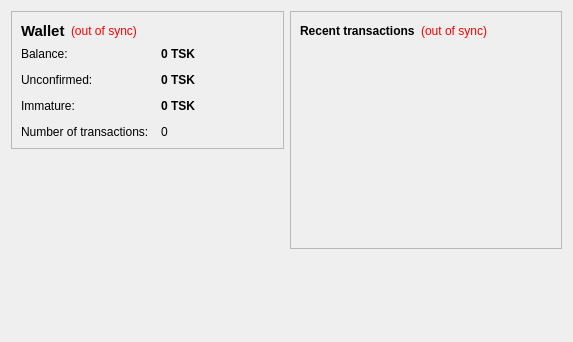
<?xml version="1.0" encoding="UTF-8"?>
<ui version="4.0">
 <class>OverviewPage</class>
 <widget class="QWidget" name="OverviewPage">
  <property name="geometry">
   <rect>
    <x>0</x>
    <y>0</y>
    <width>573</width>
    <height>342</height>
   </rect>
  </property>
  <property name="windowTitle">
   <string>Form</string>
  </property>
  <layout class="QHBoxLayout" name="horizontalLayout" stretch="1,1">
   <item>
    <layout class="QVBoxLayout" name="verticalLayout_2">
     <item>
      <widget class="QFrame" name="frame">
       <property name="frameShape">
        <enum>QFrame::StyledPanel</enum>
       </property>
       <property name="frameShadow">
        <enum>QFrame::Raised</enum>
       </property>
       <layout class="QVBoxLayout" name="verticalLayout_4">
        <item>
         <layout class="QHBoxLayout" name="horizontalLayout_4">
          <item>
           <widget class="QLabel" name="label_5">
            <property name="font">
             <font>
              <pointsize>11</pointsize>
              <weight>75</weight>
              <bold>true</bold>
             </font>
            </property>
            <property name="text">
             <string>Wallet</string>
            </property>
           </widget>
          </item>
          <item>
           <widget class="QLabel" name="labelWalletStatus">
            <property name="toolTip">
             <string>The displayed information may be out of date. Your wallet automatically synchronizes with the Testkojn network after a connection is established, but this process has not completed yet.</string>
            </property>
            <property name="styleSheet">
             <string notr="true">QLabel { color: red; }</string>
            </property>
            <property name="text">
             <string notr="true">(out of sync)</string>
            </property>
            <property name="alignment">
             <set>Qt::AlignLeading|Qt::AlignLeft|Qt::AlignVCenter</set>
            </property>
           </widget>
          </item>
          <item>
           <spacer name="horizontalSpacer_2">
            <property name="orientation">
             <enum>Qt::Horizontal</enum>
            </property>
            <property name="sizeHint" stdset="0">
             <size>
              <width>40</width>
              <height>20</height>
             </size>
            </property>
           </spacer>
          </item>
         </layout>
        </item>
        <item>
         <layout class="QFormLayout" name="formLayout_2">
          <property name="fieldGrowthPolicy">
           <enum>QFormLayout::AllNonFixedFieldsGrow</enum>
          </property>
          <property name="horizontalSpacing">
           <number>12</number>
          </property>
          <property name="verticalSpacing">
           <number>12</number>
          </property>
          <item row="0" column="0">
           <widget class="QLabel" name="label">
            <property name="text">
             <string>Balance:</string>
            </property>
           </widget>
          </item>
          <item row="0" column="1">
           <widget class="QLabel" name="labelBalance">
            <property name="font">
             <font>
              <weight>75</weight>
              <bold>true</bold>
             </font>
            </property>
            <property name="cursor">
             <cursorShape>IBeamCursor</cursorShape>
            </property>
            <property name="toolTip">
             <string>Your current balance</string>
            </property>
            <property name="text">
             <string notr="true">0 TSK</string>
            </property>
            <property name="textInteractionFlags">
             <set>Qt::LinksAccessibleByMouse|Qt::TextSelectableByKeyboard|Qt::TextSelectableByMouse</set>
            </property>
           </widget>
          </item>
          <item row="1" column="0">
           <widget class="QLabel" name="label_3">
            <property name="text">
             <string>Unconfirmed:</string>
            </property>
           </widget>
          </item>
          <item row="1" column="1">
           <widget class="QLabel" name="labelUnconfirmed">
            <property name="font">
             <font>
              <weight>75</weight>
              <bold>true</bold>
             </font>
            </property>
            <property name="cursor">
             <cursorShape>IBeamCursor</cursorShape>
            </property>
            <property name="toolTip">
             <string>Total of transactions that have yet to be confirmed, and do not yet count toward the current balance</string>
            </property>
            <property name="text">
             <string notr="true">0 TSK</string>
            </property>
            <property name="textInteractionFlags">
             <set>Qt::LinksAccessibleByMouse|Qt::TextSelectableByKeyboard|Qt::TextSelectableByMouse</set>
            </property>
           </widget>
          </item>
          <item row="3" column="0">
           <widget class="QLabel" name="label_2">
            <property name="text">
             <string>Number of transactions:</string>
            </property>
           </widget>
          </item>
          <item row="3" column="1">
           <widget class="QLabel" name="labelNumTransactions">
            <property name="toolTip">
             <string>Total number of transactions in wallet</string>
            </property>
            <property name="text">
             <string notr="true">0</string>
            </property>
           </widget>
          </item>
          <item row="2" column="0">
           <widget class="QLabel" name="labelImmatureText">
            <property name="text">
             <string>Immature:</string>
            </property>
           </widget>
          </item>
          <item row="2" column="1">
           <widget class="QLabel" name="labelImmature">
            <property name="font">
             <font>
              <weight>75</weight>
              <bold>true</bold>
             </font>
            </property>
            <property name="toolTip">
             <string>Mined balance that has not yet matured</string>
            </property>
            <property name="text">
             <string notr="true">0 TSK</string>
            </property>
            <property name="textInteractionFlags">
             <set>Qt::LinksAccessibleByMouse|Qt::TextSelectableByKeyboard|Qt::TextSelectableByMouse</set>
            </property>
           </widget>
          </item>
         </layout>
        </item>
       </layout>
      </widget>
     </item>
     <item>
      <spacer name="verticalSpacer">
       <property name="orientation">
        <enum>Qt::Vertical</enum>
       </property>
       <property name="sizeHint" stdset="0">
        <size>
         <width>20</width>
         <height>40</height>
        </size>
       </property>
      </spacer>
     </item>
    </layout>
   </item>
   <item>
    <layout class="QVBoxLayout" name="verticalLayout_3">
     <item>
      <widget class="QFrame" name="frame_2">
       <property name="frameShape">
        <enum>QFrame::StyledPanel</enum>
       </property>
       <property name="frameShadow">
        <enum>QFrame::Raised</enum>
       </property>
       <layout class="QVBoxLayout" name="verticalLayout">
        <item>
         <layout class="QHBoxLayout" name="horizontalLayout_2">
          <item>
           <widget class="QLabel" name="label_4">
            <property name="text">
             <string>&lt;b&gt;Recent transactions&lt;/b&gt;</string>
            </property>
           </widget>
          </item>
          <item>
           <widget class="QLabel" name="labelTransactionsStatus">
            <property name="toolTip">
             <string>The displayed information may be out of date. Your wallet automatically synchronizes with the Testkojn network after a connection is established, but this process has not completed yet.</string>
            </property>
            <property name="styleSheet">
             <string notr="true">QLabel { color: red; }</string>
            </property>
            <property name="text">
             <string notr="true">(out of sync)</string>
            </property>
            <property name="alignment">
             <set>Qt::AlignRight|Qt::AlignTrailing|Qt::AlignVCenter</set>
            </property>
           </widget>
          </item>
          <item>
           <spacer name="horizontalSpacer">
            <property name="orientation">
             <enum>Qt::Horizontal</enum>
            </property>
            <property name="sizeHint" stdset="0">
             <size>
              <width>40</width>
              <height>20</height>
             </size>
            </property>
           </spacer>
          </item>
         </layout>
        </item>
        <item>
         <widget class="QListView" name="listTransactions">
          <property name="styleSheet">
           <string notr="true">QListView { background: transparent; }</string>
          </property>
          <property name="frameShape">
           <enum>QFrame::NoFrame</enum>
          </property>
          <property name="verticalScrollBarPolicy">
           <enum>Qt::ScrollBarAlwaysOff</enum>
          </property>
          <property name="horizontalScrollBarPolicy">
           <enum>Qt::ScrollBarAlwaysOff</enum>
          </property>
          <property name="selectionMode">
           <enum>QAbstractItemView::NoSelection</enum>
          </property>
         </widget>
        </item>
       </layout>
      </widget>
     </item>
     <item>
      <spacer name="verticalSpacer_2">
       <property name="orientation">
        <enum>Qt::Vertical</enum>
       </property>
       <property name="sizeHint" stdset="0">
        <size>
         <width>20</width>
         <height>40</height>
        </size>
       </property>
      </spacer>
     </item>
    </layout>
   </item>
  </layout>
 </widget>
 <resources/>
 <connections/>
</ui>
